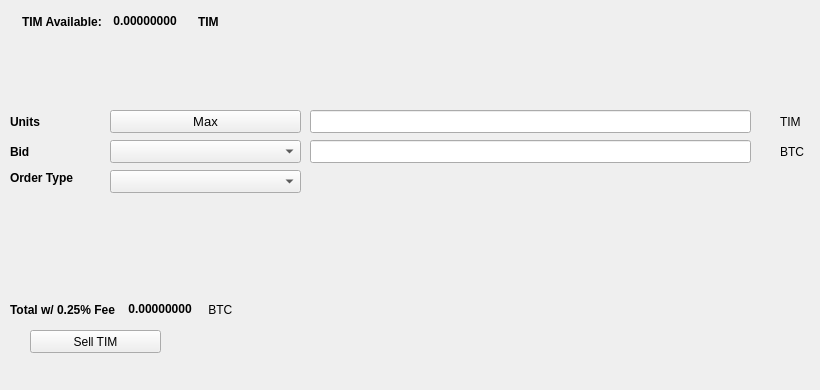
   <widget class="QWidget" name="SellTab">
    <attribute name="title">
     <string>Sell</string>
    </attribute>
    <widget class="QLabel" name="label_16">
     <property name="geometry">
      <rect>
       <x>780</x>
       <y>140</y>
       <width>31</width>
       <height>23</height>
      </rect>
     </property>
     <property name="text">
      <string>BTC</string>
     </property>
    </widget>
    <widget class="QComboBox" name="SellBidcomboBox">
     <property name="geometry">
      <rect>
       <x>110</x>
       <y>140</y>
       <width>191</width>
       <height>23</height>
      </rect>
     </property>
     <property name="font">
      <font>
       <pointsize>10</pointsize>
      </font>
     </property>
    </widget>
    <widget class="QLabel" name="label_18">
     <property name="geometry">
      <rect>
       <x>10</x>
       <y>110</y>
       <width>46</width>
       <height>23</height>
      </rect>
     </property>
     <property name="font">
      <font>
       <weight>75</weight>
       <bold>true</bold>
      </font>
     </property>
     <property name="text">
      <string>Units</string>
     </property>
    </widget>
    <widget class="QPushButton" name="Sell_Max_Amount">
     <property name="geometry">
      <rect>
       <x>110</x>
       <y>110</y>
       <width>191</width>
       <height>23</height>
      </rect>
     </property>
     <property name="font">
      <font>
       <pointsize>10</pointsize>
      </font>
     </property>
     <property name="text">
      <string>Max</string>
     </property>
    </widget>
    <widget class="QLabel" name="label_20">
     <property name="geometry">
      <rect>
       <x>10</x>
       <y>170</y>
       <width>91</width>
       <height>16</height>
      </rect>
     </property>
     <property name="font">
      <font>
       <weight>75</weight>
       <bold>true</bold>
      </font>
     </property>
     <property name="text">
      <string>Order Type</string>
     </property>
    </widget>
    <widget class="QComboBox" name="SellOrdertypeCombo">
     <property name="geometry">
      <rect>
       <x>110</x>
       <y>170</y>
       <width>191</width>
       <height>23</height>
      </rect>
     </property>
     <property name="font">
      <font>
       <pointsize>10</pointsize>
      </font>
     </property>
    </widget>
    <widget class="QLabel" name="label_21">
     <property name="geometry">
      <rect>
       <x>10</x>
       <y>140</y>
       <width>46</width>
       <height>23</height>
      </rect>
     </property>
     <property name="font">
      <font>
       <weight>75</weight>
       <bold>true</bold>
      </font>
     </property>
     <property name="text">
      <string>Bid</string>
     </property>
    </widget>
    <widget class="QLabel" name="label_22">
     <property name="geometry">
      <rect>
       <x>780</x>
       <y>110</y>
       <width>31</width>
       <height>23</height>
      </rect>
     </property>
     <property name="text">
      <string>TIM</string>
     </property>
    </widget>
    <widget class="QLineEdit" name="UnitsInputTIM">
     <property name="geometry">
      <rect>
       <x>310</x>
       <y>110</y>
       <width>441</width>
       <height>23</height>
      </rect>
     </property>
     <property name="font">
      <font>
       <pointsize>9</pointsize>
       <weight>75</weight>
       <bold>true</bold>
      </font>
     </property>
    </widget>
    <widget class="QLineEdit" name="SellBidPriceEdit">
     <property name="geometry">
      <rect>
       <x>310</x>
       <y>140</y>
       <width>441</width>
       <height>23</height>
      </rect>
     </property>
     <property name="font">
      <font>
       <pointsize>9</pointsize>
       <weight>75</weight>
       <bold>true</bold>
      </font>
     </property>
    </widget>
    <widget class="QPushButton" name="SellTIMBTN">
     <property name="geometry">
      <rect>
       <x>30</x>
       <y>330</y>
       <width>131</width>
       <height>23</height>
      </rect>
     </property>
     <property name="text">
      <string>Sell TIM</string>
     </property>
     <property name="icon">
      <iconset resource="../timeismoney">
       <normaloff>:/icons/bitcoin</normaloff>:/icons/bitcoin</iconset>
     </property>
    </widget>
    <widget class="QWidget" name="layoutWidget3">
     <property name="geometry">
      <rect>
       <x>22</x>
       <y>12</y>
       <width>258</width>
       <height>19</height>
      </rect>
     </property>
     <layout class="QHBoxLayout" name="horizontalLayout">
      <item>
       <widget class="QLabel" name="label232_2">
        <property name="font">
         <font>
          <weight>75</weight>
          <bold>true</bold>
         </font>
        </property>
        <property name="text">
         <string>TIM Available:</string>
        </property>
       </widget>
      </item>
      <item>
       <widget class="QLabel" name="TIMAvailableLabel">
        <property name="palette">
         <palette>
          <active>
           <colorrole role="WindowText">
            <brush brushstyle="SolidPattern">
             <color alpha="255">
              <red>0</red>
              <green>0</green>
              <blue>0</blue>
             </color>
            </brush>
           </colorrole>
           <colorrole role="Button">
            <brush brushstyle="SolidPattern">
             <color alpha="255">
              <red>0</red>
              <green>170</green>
              <blue>0</blue>
             </color>
            </brush>
           </colorrole>
           <colorrole role="Light">
            <brush brushstyle="SolidPattern">
             <color alpha="255">
              <red>0</red>
              <green>255</green>
              <blue>0</blue>
             </color>
            </brush>
           </colorrole>
           <colorrole role="Midlight">
            <brush brushstyle="SolidPattern">
             <color alpha="255">
              <red>0</red>
              <green>212</green>
              <blue>0</blue>
             </color>
            </brush>
           </colorrole>
           <colorrole role="Dark">
            <brush brushstyle="SolidPattern">
             <color alpha="255">
              <red>0</red>
              <green>85</green>
              <blue>0</blue>
             </color>
            </brush>
           </colorrole>
           <colorrole role="Mid">
            <brush brushstyle="SolidPattern">
             <color alpha="255">
              <red>0</red>
              <green>113</green>
              <blue>0</blue>
             </color>
            </brush>
           </colorrole>
           <colorrole role="Text">
            <brush brushstyle="SolidPattern">
             <color alpha="255">
              <red>0</red>
              <green>170</green>
              <blue>0</blue>
             </color>
            </brush>
           </colorrole>
           <colorrole role="BrightText">
            <brush brushstyle="SolidPattern">
             <color alpha="255">
              <red>255</red>
              <green>255</green>
              <blue>255</blue>
             </color>
            </brush>
           </colorrole>
           <colorrole role="ButtonText">
            <brush brushstyle="SolidPattern">
             <color alpha="255">
              <red>0</red>
              <green>0</green>
              <blue>0</blue>
             </color>
            </brush>
           </colorrole>
           <colorrole role="Base">
            <brush brushstyle="SolidPattern">
             <color alpha="255">
              <red>255</red>
              <green>255</green>
              <blue>255</blue>
             </color>
            </brush>
           </colorrole>
           <colorrole role="Window">
            <brush brushstyle="SolidPattern">
             <color alpha="255">
              <red>0</red>
              <green>170</green>
              <blue>0</blue>
             </color>
            </brush>
           </colorrole>
           <colorrole role="Shadow">
            <brush brushstyle="SolidPattern">
             <color alpha="255">
              <red>0</red>
              <green>0</green>
              <blue>0</blue>
             </color>
            </brush>
           </colorrole>
           <colorrole role="AlternateBase">
            <brush brushstyle="SolidPattern">
             <color alpha="255">
              <red>127</red>
              <green>212</green>
              <blue>127</blue>
             </color>
            </brush>
           </colorrole>
           <colorrole role="ToolTipBase">
            <brush brushstyle="SolidPattern">
             <color alpha="255">
              <red>255</red>
              <green>255</green>
              <blue>220</blue>
             </color>
            </brush>
           </colorrole>
           <colorrole role="ToolTipText">
            <brush brushstyle="SolidPattern">
             <color alpha="255">
              <red>0</red>
              <green>0</green>
              <blue>0</blue>
             </color>
            </brush>
           </colorrole>
          </active>
          <inactive>
           <colorrole role="WindowText">
            <brush brushstyle="SolidPattern">
             <color alpha="255">
              <red>0</red>
              <green>0</green>
              <blue>0</blue>
             </color>
            </brush>
           </colorrole>
           <colorrole role="Button">
            <brush brushstyle="SolidPattern">
             <color alpha="255">
              <red>0</red>
              <green>170</green>
              <blue>0</blue>
             </color>
            </brush>
           </colorrole>
           <colorrole role="Light">
            <brush brushstyle="SolidPattern">
             <color alpha="255">
              <red>0</red>
              <green>255</green>
              <blue>0</blue>
             </color>
            </brush>
           </colorrole>
           <colorrole role="Midlight">
            <brush brushstyle="SolidPattern">
             <color alpha="255">
              <red>0</red>
              <green>212</green>
              <blue>0</blue>
             </color>
            </brush>
           </colorrole>
           <colorrole role="Dark">
            <brush brushstyle="SolidPattern">
             <color alpha="255">
              <red>0</red>
              <green>85</green>
              <blue>0</blue>
             </color>
            </brush>
           </colorrole>
           <colorrole role="Mid">
            <brush brushstyle="SolidPattern">
             <color alpha="255">
              <red>0</red>
              <green>113</green>
              <blue>0</blue>
             </color>
            </brush>
           </colorrole>
           <colorrole role="Text">
            <brush brushstyle="SolidPattern">
             <color alpha="255">
              <red>0</red>
              <green>170</green>
              <blue>0</blue>
             </color>
            </brush>
           </colorrole>
           <colorrole role="BrightText">
            <brush brushstyle="SolidPattern">
             <color alpha="255">
              <red>255</red>
              <green>255</green>
              <blue>255</blue>
             </color>
            </brush>
           </colorrole>
           <colorrole role="ButtonText">
            <brush brushstyle="SolidPattern">
             <color alpha="255">
              <red>0</red>
              <green>0</green>
              <blue>0</blue>
             </color>
            </brush>
           </colorrole>
           <colorrole role="Base">
            <brush brushstyle="SolidPattern">
             <color alpha="255">
              <red>255</red>
              <green>255</green>
              <blue>255</blue>
             </color>
            </brush>
           </colorrole>
           <colorrole role="Window">
            <brush brushstyle="SolidPattern">
             <color alpha="255">
              <red>0</red>
              <green>170</green>
              <blue>0</blue>
             </color>
            </brush>
           </colorrole>
           <colorrole role="Shadow">
            <brush brushstyle="SolidPattern">
             <color alpha="255">
              <red>0</red>
              <green>0</green>
              <blue>0</blue>
             </color>
            </brush>
           </colorrole>
           <colorrole role="AlternateBase">
            <brush brushstyle="SolidPattern">
             <color alpha="255">
              <red>127</red>
              <green>212</green>
              <blue>127</blue>
             </color>
            </brush>
           </colorrole>
           <colorrole role="ToolTipBase">
            <brush brushstyle="SolidPattern">
             <color alpha="255">
              <red>255</red>
              <green>255</green>
              <blue>220</blue>
             </color>
            </brush>
           </colorrole>
           <colorrole role="ToolTipText">
            <brush brushstyle="SolidPattern">
             <color alpha="255">
              <red>0</red>
              <green>0</green>
              <blue>0</blue>
             </color>
            </brush>
           </colorrole>
          </inactive>
          <disabled>
           <colorrole role="WindowText">
            <brush brushstyle="SolidPattern">
             <color alpha="255">
              <red>0</red>
              <green>85</green>
              <blue>0</blue>
             </color>
            </brush>
           </colorrole>
           <colorrole role="Button">
            <brush brushstyle="SolidPattern">
             <color alpha="255">
              <red>0</red>
              <green>170</green>
              <blue>0</blue>
             </color>
            </brush>
           </colorrole>
           <colorrole role="Light">
            <brush brushstyle="SolidPattern">
             <color alpha="255">
              <red>0</red>
              <green>255</green>
              <blue>0</blue>
             </color>
            </brush>
           </colorrole>
           <colorrole role="Midlight">
            <brush brushstyle="SolidPattern">
             <color alpha="255">
              <red>0</red>
              <green>212</green>
              <blue>0</blue>
             </color>
            </brush>
           </colorrole>
           <colorrole role="Dark">
            <brush brushstyle="SolidPattern">
             <color alpha="255">
              <red>0</red>
              <green>85</green>
              <blue>0</blue>
             </color>
            </brush>
           </colorrole>
           <colorrole role="Mid">
            <brush brushstyle="SolidPattern">
             <color alpha="255">
              <red>0</red>
              <green>113</green>
              <blue>0</blue>
             </color>
            </brush>
           </colorrole>
           <colorrole role="Text">
            <brush brushstyle="SolidPattern">
             <color alpha="255">
              <red>0</red>
              <green>85</green>
              <blue>0</blue>
             </color>
            </brush>
           </colorrole>
           <colorrole role="BrightText">
            <brush brushstyle="SolidPattern">
             <color alpha="255">
              <red>255</red>
              <green>255</green>
              <blue>255</blue>
             </color>
            </brush>
           </colorrole>
           <colorrole role="ButtonText">
            <brush brushstyle="SolidPattern">
             <color alpha="255">
              <red>0</red>
              <green>85</green>
              <blue>0</blue>
             </color>
            </brush>
           </colorrole>
           <colorrole role="Base">
            <brush brushstyle="SolidPattern">
             <color alpha="255">
              <red>0</red>
              <green>170</green>
              <blue>0</blue>
             </color>
            </brush>
           </colorrole>
           <colorrole role="Window">
            <brush brushstyle="SolidPattern">
             <color alpha="255">
              <red>0</red>
              <green>170</green>
              <blue>0</blue>
             </color>
            </brush>
           </colorrole>
           <colorrole role="Shadow">
            <brush brushstyle="SolidPattern">
             <color alpha="255">
              <red>0</red>
              <green>0</green>
              <blue>0</blue>
             </color>
            </brush>
           </colorrole>
           <colorrole role="AlternateBase">
            <brush brushstyle="SolidPattern">
             <color alpha="255">
              <red>0</red>
              <green>170</green>
              <blue>0</blue>
             </color>
            </brush>
           </colorrole>
           <colorrole role="ToolTipBase">
            <brush brushstyle="SolidPattern">
             <color alpha="255">
              <red>255</red>
              <green>255</green>
              <blue>220</blue>
             </color>
            </brush>
           </colorrole>
           <colorrole role="ToolTipText">
            <brush brushstyle="SolidPattern">
             <color alpha="255">
              <red>0</red>
              <green>0</green>
              <blue>0</blue>
             </color>
            </brush>
           </colorrole>
          </disabled>
         </palette>
        </property>
        <property name="font">
         <font>
          <weight>75</weight>
          <bold>true</bold>
         </font>
        </property>
        <property name="text">
         <string> 0.00000000 </string>
        </property>
        <property name="textInteractionFlags">
         <set>Qt::LinksAccessibleByMouse|Qt::TextSelectableByKeyboard|Qt::TextSelectableByMouse</set>
        </property>
       </widget>
      </item>
      <item>
       <widget class="QLabel" name="labelTIM">
        <property name="font">
         <font>
          <weight>75</weight>
          <bold>true</bold>
         </font>
        </property>
        <property name="text">
         <string>TIM</string>
        </property>
       </widget>
      </item>
     </layout>
    </widget>
    <widget class="QWidget" name="layoutWidget">
     <property name="geometry">
      <rect>
       <x>10</x>
       <y>300</y>
       <width>268</width>
       <height>19</height>
      </rect>
     </property>
     <layout class="QHBoxLayout" name="horizontalLayout_2">
      <item>
       <widget class="QLabel" name="label_19">
        <property name="font">
         <font>
          <weight>75</weight>
          <bold>true</bold>
         </font>
        </property>
        <property name="text">
         <string>Total w/ 0.25% Fee </string>
        </property>
       </widget>
      </item>
      <item>
       <widget class="QLabel" name="SellCostLabel">
        <property name="palette">
         <palette>
          <active>
           <colorrole role="WindowText">
            <brush brushstyle="SolidPattern">
             <color alpha="255">
              <red>0</red>
              <green>0</green>
              <blue>0</blue>
             </color>
            </brush>
           </colorrole>
           <colorrole role="Button">
            <brush brushstyle="SolidPattern">
             <color alpha="255">
              <red>0</red>
              <green>170</green>
              <blue>0</blue>
             </color>
            </brush>
           </colorrole>
           <colorrole role="Light">
            <brush brushstyle="SolidPattern">
             <color alpha="255">
              <red>0</red>
              <green>255</green>
              <blue>0</blue>
             </color>
            </brush>
           </colorrole>
           <colorrole role="Midlight">
            <brush brushstyle="SolidPattern">
             <color alpha="255">
              <red>0</red>
              <green>212</green>
              <blue>0</blue>
             </color>
            </brush>
           </colorrole>
           <colorrole role="Dark">
            <brush brushstyle="SolidPattern">
             <color alpha="255">
              <red>0</red>
              <green>85</green>
              <blue>0</blue>
             </color>
            </brush>
           </colorrole>
           <colorrole role="Mid">
            <brush brushstyle="SolidPattern">
             <color alpha="255">
              <red>0</red>
              <green>113</green>
              <blue>0</blue>
             </color>
            </brush>
           </colorrole>
           <colorrole role="Text">
            <brush brushstyle="SolidPattern">
             <color alpha="255">
              <red>0</red>
              <green>170</green>
              <blue>0</blue>
             </color>
            </brush>
           </colorrole>
           <colorrole role="BrightText">
            <brush brushstyle="SolidPattern">
             <color alpha="255">
              <red>255</red>
              <green>255</green>
              <blue>255</blue>
             </color>
            </brush>
           </colorrole>
           <colorrole role="ButtonText">
            <brush brushstyle="SolidPattern">
             <color alpha="255">
              <red>0</red>
              <green>0</green>
              <blue>0</blue>
             </color>
            </brush>
           </colorrole>
           <colorrole role="Base">
            <brush brushstyle="SolidPattern">
             <color alpha="255">
              <red>255</red>
              <green>255</green>
              <blue>255</blue>
             </color>
            </brush>
           </colorrole>
           <colorrole role="Window">
            <brush brushstyle="SolidPattern">
             <color alpha="255">
              <red>0</red>
              <green>170</green>
              <blue>0</blue>
             </color>
            </brush>
           </colorrole>
           <colorrole role="Shadow">
            <brush brushstyle="SolidPattern">
             <color alpha="255">
              <red>0</red>
              <green>0</green>
              <blue>0</blue>
             </color>
            </brush>
           </colorrole>
           <colorrole role="AlternateBase">
            <brush brushstyle="SolidPattern">
             <color alpha="255">
              <red>127</red>
              <green>212</green>
              <blue>127</blue>
             </color>
            </brush>
           </colorrole>
           <colorrole role="ToolTipBase">
            <brush brushstyle="SolidPattern">
             <color alpha="255">
              <red>255</red>
              <green>255</green>
              <blue>220</blue>
             </color>
            </brush>
           </colorrole>
           <colorrole role="ToolTipText">
            <brush brushstyle="SolidPattern">
             <color alpha="255">
              <red>0</red>
              <green>0</green>
              <blue>0</blue>
             </color>
            </brush>
           </colorrole>
          </active>
          <inactive>
           <colorrole role="WindowText">
            <brush brushstyle="SolidPattern">
             <color alpha="255">
              <red>0</red>
              <green>0</green>
              <blue>0</blue>
             </color>
            </brush>
           </colorrole>
           <colorrole role="Button">
            <brush brushstyle="SolidPattern">
             <color alpha="255">
              <red>0</red>
              <green>170</green>
              <blue>0</blue>
             </color>
            </brush>
           </colorrole>
           <colorrole role="Light">
            <brush brushstyle="SolidPattern">
             <color alpha="255">
              <red>0</red>
              <green>255</green>
              <blue>0</blue>
             </color>
            </brush>
           </colorrole>
           <colorrole role="Midlight">
            <brush brushstyle="SolidPattern">
             <color alpha="255">
              <red>0</red>
              <green>212</green>
              <blue>0</blue>
             </color>
            </brush>
           </colorrole>
           <colorrole role="Dark">
            <brush brushstyle="SolidPattern">
             <color alpha="255">
              <red>0</red>
              <green>85</green>
              <blue>0</blue>
             </color>
            </brush>
           </colorrole>
           <colorrole role="Mid">
            <brush brushstyle="SolidPattern">
             <color alpha="255">
              <red>0</red>
              <green>113</green>
              <blue>0</blue>
             </color>
            </brush>
           </colorrole>
           <colorrole role="Text">
            <brush brushstyle="SolidPattern">
             <color alpha="255">
              <red>0</red>
              <green>170</green>
              <blue>0</blue>
             </color>
            </brush>
           </colorrole>
           <colorrole role="BrightText">
            <brush brushstyle="SolidPattern">
             <color alpha="255">
              <red>255</red>
              <green>255</green>
              <blue>255</blue>
             </color>
            </brush>
           </colorrole>
           <colorrole role="ButtonText">
            <brush brushstyle="SolidPattern">
             <color alpha="255">
              <red>0</red>
              <green>0</green>
              <blue>0</blue>
             </color>
            </brush>
           </colorrole>
           <colorrole role="Base">
            <brush brushstyle="SolidPattern">
             <color alpha="255">
              <red>255</red>
              <green>255</green>
              <blue>255</blue>
             </color>
            </brush>
           </colorrole>
           <colorrole role="Window">
            <brush brushstyle="SolidPattern">
             <color alpha="255">
              <red>0</red>
              <green>170</green>
              <blue>0</blue>
             </color>
            </brush>
           </colorrole>
           <colorrole role="Shadow">
            <brush brushstyle="SolidPattern">
             <color alpha="255">
              <red>0</red>
              <green>0</green>
              <blue>0</blue>
             </color>
            </brush>
           </colorrole>
           <colorrole role="AlternateBase">
            <brush brushstyle="SolidPattern">
             <color alpha="255">
              <red>127</red>
              <green>212</green>
              <blue>127</blue>
             </color>
            </brush>
           </colorrole>
           <colorrole role="ToolTipBase">
            <brush brushstyle="SolidPattern">
             <color alpha="255">
              <red>255</red>
              <green>255</green>
              <blue>220</blue>
             </color>
            </brush>
           </colorrole>
           <colorrole role="ToolTipText">
            <brush brushstyle="SolidPattern">
             <color alpha="255">
              <red>0</red>
              <green>0</green>
              <blue>0</blue>
             </color>
            </brush>
           </colorrole>
          </inactive>
          <disabled>
           <colorrole role="WindowText">
            <brush brushstyle="SolidPattern">
             <color alpha="255">
              <red>0</red>
              <green>85</green>
              <blue>0</blue>
             </color>
            </brush>
           </colorrole>
           <colorrole role="Button">
            <brush brushstyle="SolidPattern">
             <color alpha="255">
              <red>0</red>
              <green>170</green>
              <blue>0</blue>
             </color>
            </brush>
           </colorrole>
           <colorrole role="Light">
            <brush brushstyle="SolidPattern">
             <color alpha="255">
              <red>0</red>
              <green>255</green>
              <blue>0</blue>
             </color>
            </brush>
           </colorrole>
           <colorrole role="Midlight">
            <brush brushstyle="SolidPattern">
             <color alpha="255">
              <red>0</red>
              <green>212</green>
              <blue>0</blue>
             </color>
            </brush>
           </colorrole>
           <colorrole role="Dark">
            <brush brushstyle="SolidPattern">
             <color alpha="255">
              <red>0</red>
              <green>85</green>
              <blue>0</blue>
             </color>
            </brush>
           </colorrole>
           <colorrole role="Mid">
            <brush brushstyle="SolidPattern">
             <color alpha="255">
              <red>0</red>
              <green>113</green>
              <blue>0</blue>
             </color>
            </brush>
           </colorrole>
           <colorrole role="Text">
            <brush brushstyle="SolidPattern">
             <color alpha="255">
              <red>0</red>
              <green>85</green>
              <blue>0</blue>
             </color>
            </brush>
           </colorrole>
           <colorrole role="BrightText">
            <brush brushstyle="SolidPattern">
             <color alpha="255">
              <red>255</red>
              <green>255</green>
              <blue>255</blue>
             </color>
            </brush>
           </colorrole>
           <colorrole role="ButtonText">
            <brush brushstyle="SolidPattern">
             <color alpha="255">
              <red>0</red>
              <green>85</green>
              <blue>0</blue>
             </color>
            </brush>
           </colorrole>
           <colorrole role="Base">
            <brush brushstyle="SolidPattern">
             <color alpha="255">
              <red>0</red>
              <green>170</green>
              <blue>0</blue>
             </color>
            </brush>
           </colorrole>
           <colorrole role="Window">
            <brush brushstyle="SolidPattern">
             <color alpha="255">
              <red>0</red>
              <green>170</green>
              <blue>0</blue>
             </color>
            </brush>
           </colorrole>
           <colorrole role="Shadow">
            <brush brushstyle="SolidPattern">
             <color alpha="255">
              <red>0</red>
              <green>0</green>
              <blue>0</blue>
             </color>
            </brush>
           </colorrole>
           <colorrole role="AlternateBase">
            <brush brushstyle="SolidPattern">
             <color alpha="255">
              <red>0</red>
              <green>170</green>
              <blue>0</blue>
             </color>
            </brush>
           </colorrole>
           <colorrole role="ToolTipBase">
            <brush brushstyle="SolidPattern">
             <color alpha="255">
              <red>255</red>
              <green>255</green>
              <blue>220</blue>
             </color>
            </brush>
           </colorrole>
           <colorrole role="ToolTipText">
            <brush brushstyle="SolidPattern">
             <color alpha="255">
              <red>0</red>
              <green>0</green>
              <blue>0</blue>
             </color>
            </brush>
           </colorrole>
          </disabled>
         </palette>
        </property>
        <property name="font">
         <font>
          <weight>75</weight>
          <bold>true</bold>
         </font>
        </property>
        <property name="autoFillBackground">
         <bool>false</bool>
        </property>
        <property name="text">
         <string> 0.00000000</string>
        </property>
        <property name="textInteractionFlags">
         <set>Qt::LinksAccessibleByMouse|Qt::TextSelectableByMouse</set>
        </property>
       </widget>
      </item>
      <item>
       <widget class="QLabel" name="label_17">
        <property name="font">
         <font>
          <weight>50</weight>
          <bold>false</bold>
         </font>
        </property>
        <property name="text">
         <string> BTC</string>
        </property>
       </widget>
      </item>
     </layout>
    </widget>
    <widget class="QLabel" name="label_23">
     <property name="geometry">
      <rect>
       <x>460</x>
       <y>300</y>
       <width>281</width>
       <height>81</height>
      </rect>
     </property>
     <property name="text">
      <string/>
     </property>
     <property name="pixmap">
      <pixmap>:/images/bittrex</pixmap>
     </property>
    </widget>
   </widget>
